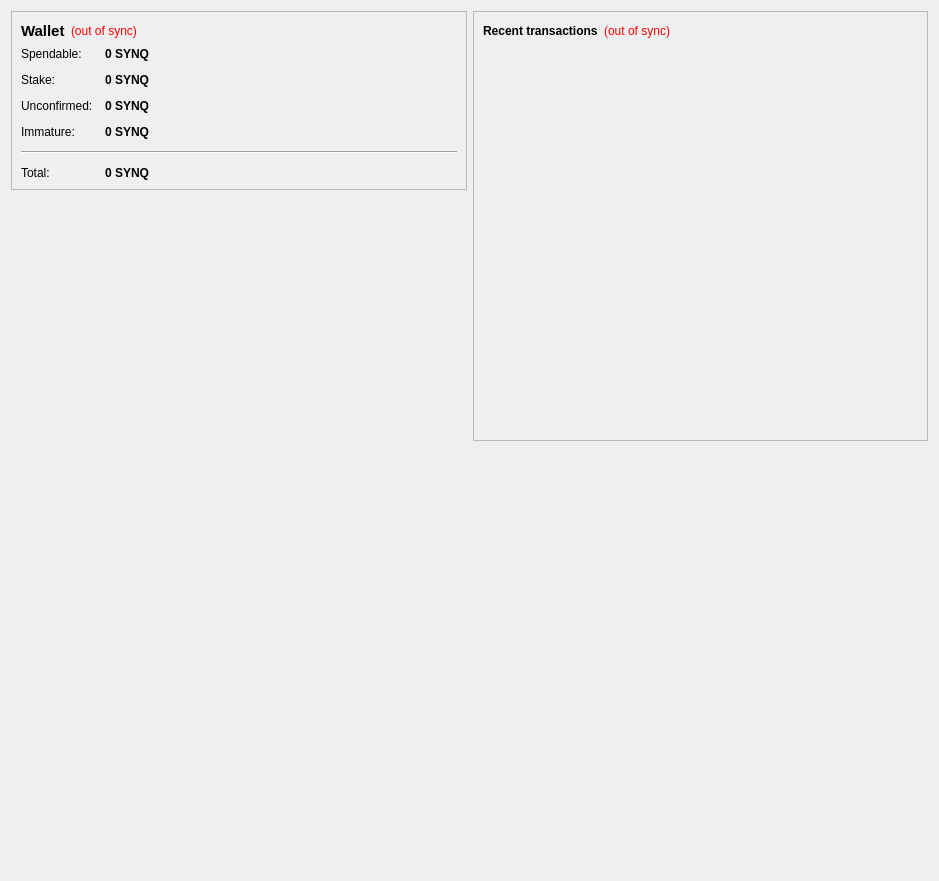
<?xml version="1.0" encoding="UTF-8"?>
<ui version="4.0">
 <class>OverviewPage</class>
 <widget class="QWidget" name="OverviewPage">
  <property name="geometry">
   <rect>
    <x>0</x>
    <y>0</y>
    <width>939</width>
    <height>881</height>
   </rect>
  </property>
  <property name="windowTitle">
   <string>Form</string>
  </property>
  <layout class="QHBoxLayout" name="horizontalLayout" stretch="0,0">
   <item>
    <layout class="QVBoxLayout" name="verticalLayout_2">
     <item>
      <widget class="QFrame" name="frame">
       <property name="frameShape">
        <enum>QFrame::StyledPanel</enum>
       </property>
       <property name="frameShadow">
        <enum>QFrame::Raised</enum>
       </property>
       <layout class="QVBoxLayout" name="verticalLayout_4">
        <item>
         <layout class="QHBoxLayout" name="horizontalLayout_4">
          <item>
           <widget class="QLabel" name="label_5">
            <property name="font">
             <font>
              <pointsize>11</pointsize>
              <weight>75</weight>
              <bold>true</bold>
             </font>
            </property>
            <property name="text">
             <string>Wallet</string>
            </property>
           </widget>
          </item>
          <item>
           <widget class="QLabel" name="labelWalletStatus">
            <property name="toolTip">
             <string>The displayed information may be out of date. Your wallet automatically synchronizes with the BitSYNQ network after a connection is established, but this process has not completed yet.</string>
            </property>
            <property name="styleSheet">
             <string notr="true">QLabel { color: red; }</string>
            </property>
            <property name="text">
             <string notr="true">(out of sync)</string>
            </property>
            <property name="alignment">
             <set>Qt::AlignLeading|Qt::AlignLeft|Qt::AlignVCenter</set>
            </property>
           </widget>
          </item>
          <item>
           <spacer name="horizontalSpacer_2">
            <property name="orientation">
             <enum>Qt::Horizontal</enum>
            </property>
            <property name="sizeHint" stdset="0">
             <size>
              <width>40</width>
              <height>20</height>
             </size>
            </property>
           </spacer>
          </item>
         </layout>
        </item>
        <item>
         <layout class="QFormLayout" name="formLayout_2">
          <property name="fieldGrowthPolicy">
           <enum>QFormLayout::AllNonFixedFieldsGrow</enum>
          </property>
          <property name="horizontalSpacing">
           <number>12</number>
          </property>
          <property name="verticalSpacing">
           <number>12</number>
          </property>
          <item row="0" column="0">
           <widget class="QLabel" name="label">
            <property name="text">
             <string>Spendable:</string>
            </property>
           </widget>
          </item>
          <item row="0" column="1">
           <widget class="QLabel" name="labelBalance">
            <property name="font">
             <font>
              <weight>75</weight>
              <bold>true</bold>
             </font>
            </property>
            <property name="cursor">
             <cursorShape>IBeamCursor</cursorShape>
            </property>
            <property name="toolTip">
             <string>Your current spendable balance</string>
            </property>
            <property name="text">
             <string notr="true">0 SYNQ</string>
            </property>
            <property name="textInteractionFlags">
             <set>Qt::LinksAccessibleByMouse|Qt::TextSelectableByKeyboard|Qt::TextSelectableByMouse</set>
            </property>
           </widget>
          </item>
          <item row="1" column="0">
           <widget class="QLabel" name="label_6">
            <property name="text">
             <string>Stake:</string>
            </property>
           </widget>
          </item>
          <item row="1" column="1">
           <widget class="QLabel" name="labelStake">
            <property name="font">
             <font>
              <weight>75</weight>
              <bold>true</bold>
             </font>
            </property>
            <property name="cursor">
             <cursorShape>IBeamCursor</cursorShape>
            </property>
            <property name="toolTip">
             <string>Total of coins that was staked, and do not yet count toward the current balance</string>
            </property>
            <property name="text">
             <string notr="true">0 SYNQ</string>
            </property>
            <property name="textInteractionFlags">
             <set>Qt::LinksAccessibleByMouse|Qt::TextSelectableByKeyboard|Qt::TextSelectableByMouse</set>
            </property>
           </widget>
          </item>
          <item row="2" column="0">
           <widget class="QLabel" name="label_3">
            <property name="text">
             <string>Unconfirmed:</string>
            </property>
           </widget>
          </item>
          <item row="2" column="1">
           <widget class="QLabel" name="labelUnconfirmed">
            <property name="font">
             <font>
              <weight>75</weight>
              <bold>true</bold>
             </font>
            </property>
            <property name="cursor">
             <cursorShape>IBeamCursor</cursorShape>
            </property>
            <property name="toolTip">
             <string>Total of transactions that have yet to be confirmed, and do not yet count toward the current balance</string>
            </property>
            <property name="text">
             <string notr="true">0 SYNQ</string>
            </property>
            <property name="textInteractionFlags">
             <set>Qt::LinksAccessibleByMouse|Qt::TextSelectableByKeyboard|Qt::TextSelectableByMouse</set>
            </property>
           </widget>
          </item>
          <item row="3" column="0">
           <widget class="QLabel" name="labelImmatureText">
            <property name="text">
             <string>Immature:</string>
            </property>
           </widget>
          </item>
          <item row="3" column="1">
           <widget class="QLabel" name="labelImmature">
            <property name="font">
             <font>
              <weight>75</weight>
              <bold>true</bold>
             </font>
            </property>
            <property name="toolTip">
             <string>Mined balance that has not yet matured</string>
            </property>
            <property name="text">
             <string notr="true">0 SYNQ</string>
            </property>
            <property name="textInteractionFlags">
             <set>Qt::LinksAccessibleByMouse|Qt::TextSelectableByKeyboard|Qt::TextSelectableByMouse</set>
            </property>
           </widget>
          </item>
          <item row="4" column="0" colspan="2">
           <widget class="Line" name="line">
            <property name="orientation">
             <enum>Qt::Horizontal</enum>
            </property>
           </widget>
          </item>
          <item row="5" column="0">
           <widget class="QLabel" name="labelTotalText">
            <property name="text">
             <string>Total:</string>
            </property>
           </widget>
          </item>
          <item row="5" column="1">
           <widget class="QLabel" name="labelTotal">
            <property name="font">
             <font>
              <weight>75</weight>
              <bold>true</bold>
             </font>
            </property>
            <property name="cursor">
             <cursorShape>IBeamCursor</cursorShape>
            </property>
            <property name="toolTip">
             <string>Your current total balance</string>
            </property>
            <property name="text">
             <string notr="true">0 SYNQ</string>
            </property>
            <property name="textInteractionFlags">
             <set>Qt::LinksAccessibleByMouse|Qt::TextSelectableByKeyboard|Qt::TextSelectableByMouse</set>
            </property>
           </widget>
          </item>
         </layout>
        </item>
       </layout>
      </widget>
     </item>
     <item>
      <spacer name="verticalSpacer_4">
       <property name="orientation">
        <enum>Qt::Vertical</enum>
       </property>
       <property name="sizeHint" stdset="0">
        <size>
         <width>20</width>
         <height>40</height>
        </size>
       </property>
      </spacer>
     </item>
     <item>
      <widget class="QLabel" name="label_2">
       <property name="text">
        <string/>
       </property>
       <property name="pixmap">
        <pixmap resource="../bitcoin.qrc">:/images/Wallet_Logo</pixmap>
       </property>
       <property name="alignment">
        <set>Qt::AlignCenter</set>
       </property>
      </widget>
     </item>
     <item>
      <spacer name="verticalSpacer">
       <property name="orientation">
        <enum>Qt::Vertical</enum>
       </property>
       <property name="sizeHint" stdset="0">
        <size>
         <width>20</width>
         <height>40</height>
        </size>
       </property>
      </spacer>
     </item>
    </layout>
   </item>
   <item>
    <layout class="QVBoxLayout" name="verticalLayout_3">
     <item>
      <widget class="QFrame" name="frame_2">
       <property name="frameShape">
        <enum>QFrame::StyledPanel</enum>
       </property>
       <property name="frameShadow">
        <enum>QFrame::Raised</enum>
       </property>
       <layout class="QVBoxLayout" name="verticalLayout">
        <item>
         <layout class="QHBoxLayout" name="horizontalLayout_2">
          <item>
           <widget class="QLabel" name="label_4">
            <property name="text">
             <string>&lt;b&gt;Recent transactions&lt;/b&gt;</string>
            </property>
           </widget>
          </item>
          <item>
           <widget class="QLabel" name="labelTransactionsStatus">
            <property name="toolTip">
             <string>The displayed information may be out of date. Your wallet automatically synchronizes with the BitSYNQ network after a connection is established, but this process has not completed yet.</string>
            </property>
            <property name="styleSheet">
             <string notr="true">QLabel { color: red; }</string>
            </property>
            <property name="text">
             <string notr="true">(out of sync)</string>
            </property>
            <property name="alignment">
             <set>Qt::AlignRight|Qt::AlignTrailing|Qt::AlignVCenter</set>
            </property>
           </widget>
          </item>
          <item>
           <spacer name="horizontalSpacer">
            <property name="orientation">
             <enum>Qt::Horizontal</enum>
            </property>
            <property name="sizeHint" stdset="0">
             <size>
              <width>40</width>
              <height>20</height>
             </size>
            </property>
           </spacer>
          </item>
         </layout>
        </item>
        <item>
         <widget class="QListView" name="listTransactions">
          <property name="styleSheet">
           <string notr="true">QListView { background: transparent; }</string>
          </property>
          <property name="frameShape">
           <enum>QFrame::NoFrame</enum>
          </property>
          <property name="verticalScrollBarPolicy">
           <enum>Qt::ScrollBarAlwaysOff</enum>
          </property>
          <property name="horizontalScrollBarPolicy">
           <enum>Qt::ScrollBarAlwaysOff</enum>
          </property>
          <property name="selectionMode">
           <enum>QAbstractItemView::NoSelection</enum>
          </property>
         </widget>
        </item>
       </layout>
      </widget>
     </item>
     <item>
      <spacer name="verticalSpacer_2">
       <property name="orientation">
        <enum>Qt::Vertical</enum>
       </property>
       <property name="sizeHint" stdset="0">
        <size>
         <width>20</width>
         <height>40</height>
        </size>
       </property>
      </spacer>
     </item>
    </layout>
   </item>
  </layout>
 </widget>
 <resources>
  <include location="../bitcoin.qrc"/>
 </resources>
 <connections/>
</ui>
